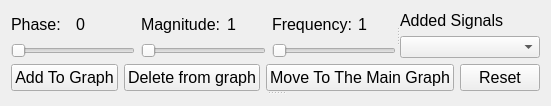
      <widget class="QWidget" name="tab_2">
       <attribute name="title">
        <string>Tab 2</string>
       </attribute>
       <layout class="QVBoxLayout" name="verticalLayout_13">
        <item>
         <widget class="QSplitter" name="splitter_6">
          <property name="orientation">
           <enum>Qt::Vertical</enum>
          </property>
          <widget class="QWidget" name="layoutWidget">
           <layout class="QVBoxLayout" name="verticalLayout_12">
            <item>
             <widget class="QSplitter" name="splitter_3">
              <property name="orientation">
               <enum>Qt::Horizontal</enum>
              </property>
              <widget class="QWidget" name="layoutWidget">
               <layout class="QHBoxLayout" name="horizontalLayout_6">
                <item>
                 <layout class="QVBoxLayout" name="verticalLayout_6">
                  <item>
                   <layout class="QHBoxLayout" name="horizontalLayout_3">
                    <item>
                     <widget class="QLabel" name="label_13">
                      <property name="font">
                       <font>
                        <pointsize>12</pointsize>
                        <weight>50</weight>
                        <italic>false</italic>
                        <bold>false</bold>
                       </font>
                      </property>
                      <property name="text">
                       <string>Phase:</string>
                      </property>
                     </widget>
                    </item>
                    <item>
                     <widget class="QLabel" name="phase_label">
                      <property name="font">
                       <font>
                        <pointsize>12</pointsize>
                        <weight>50</weight>
                        <italic>false</italic>
                        <bold>false</bold>
                       </font>
                      </property>
                      <property name="text">
                       <string>0</string>
                      </property>
                     </widget>
                    </item>
                   </layout>
                  </item>
                  <item>
                   <widget class="QSlider" name="phaseslider">
                    <property name="orientation">
                     <enum>Qt::Horizontal</enum>
                    </property>
                   </widget>
                  </item>
                 </layout>
                </item>
                <item>
                 <layout class="QVBoxLayout" name="verticalLayout_5">
                  <item>
                   <layout class="QHBoxLayout" name="horizontalLayout_2">
                    <item>
                     <widget class="QLabel" name="label_12">
                      <property name="font">
                       <font>
                        <pointsize>12</pointsize>
                        <weight>50</weight>
                        <italic>false</italic>
                        <bold>false</bold>
                       </font>
                      </property>
                      <property name="text">
                       <string>Magnitude:</string>
                      </property>
                     </widget>
                    </item>
                    <item>
                     <widget class="QLabel" name="mag_label">
                      <property name="font">
                       <font>
                        <pointsize>12</pointsize>
                        <weight>50</weight>
                        <italic>false</italic>
                        <bold>false</bold>
                       </font>
                      </property>
                      <property name="text">
                       <string>1</string>
                      </property>
                     </widget>
                    </item>
                   </layout>
                  </item>
                  <item>
                   <widget class="QSlider" name="magslider">
                    <property name="orientation">
                     <enum>Qt::Horizontal</enum>
                    </property>
                   </widget>
                  </item>
                 </layout>
                </item>
                <item>
                 <layout class="QVBoxLayout" name="verticalLayout_4">
                  <item>
                   <layout class="QHBoxLayout" name="horizontalLayout">
                    <item>
                     <widget class="QLabel" name="label_11">
                      <property name="font">
                       <font>
                        <pointsize>12</pointsize>
                        <weight>50</weight>
                        <italic>false</italic>
                        <bold>false</bold>
                       </font>
                      </property>
                      <property name="text">
                       <string>Frequency:</string>
                      </property>
                     </widget>
                    </item>
                    <item>
                     <widget class="QLabel" name="freq_label">
                      <property name="font">
                       <font>
                        <pointsize>12</pointsize>
                        <weight>50</weight>
                        <italic>false</italic>
                        <bold>false</bold>
                       </font>
                      </property>
                      <property name="text">
                       <string>1</string>
                      </property>
                     </widget>
                    </item>
                   </layout>
                  </item>
                  <item>
                   <widget class="QSlider" name="freqslider">
                    <property name="orientation">
                     <enum>Qt::Horizontal</enum>
                    </property>
                   </widget>
                  </item>
                 </layout>
                </item>
               </layout>
              </widget>
              <widget class="QSplitter" name="splitter_2">
               <property name="orientation">
                <enum>Qt::Horizontal</enum>
               </property>
               <widget class="QWidget" name="layoutWidget">
                <layout class="QVBoxLayout" name="verticalLayout_3">
                 <item>
                  <widget class="QLabel" name="label_14">
                   <property name="font">
                    <font>
                     <pointsize>12</pointsize>
                     <weight>50</weight>
                     <italic>false</italic>
                     <bold>false</bold>
                    </font>
                   </property>
                   <property name="text">
                    <string>Added Signals</string>
                   </property>
                  </widget>
                 </item>
                 <item>
                  <widget class="QComboBox" name="added_signals_box">
                   <property name="font">
                    <font>
                     <pointsize>9</pointsize>
                    </font>
                   </property>
                  </widget>
                 </item>
                </layout>
               </widget>
              </widget>
             </widget>
            </item>
            <item>
             <layout class="QHBoxLayout" name="horizontalLayout_7">
              <item>
               <widget class="QPushButton" name="draw_button">
                <property name="font">
                 <font>
                  <pointsize>12</pointsize>
                  <weight>50</weight>
                  <italic>false</italic>
                  <bold>false</bold>
                 </font>
                </property>
                <property name="text">
                 <string>Add To Graph</string>
                </property>
               </widget>
              </item>
              <item>
               <widget class="QPushButton" name="delete_from_graph">
                <property name="font">
                 <font>
                  <pointsize>12</pointsize>
                  <weight>50</weight>
                  <italic>false</italic>
                  <bold>false</bold>
                 </font>
                </property>
                <property name="text">
                 <string>Delete from graph</string>
                </property>
               </widget>
              </item>
              <item>
               <widget class="QPushButton" name="move_to_main">
                <property name="font">
                 <font>
                  <pointsize>12</pointsize>
                  <weight>50</weight>
                  <italic>false</italic>
                  <bold>false</bold>
                 </font>
                </property>
                <property name="text">
                 <string>Move To The Main Graph</string>
                </property>
               </widget>
              </item>
              <item>
               <widget class="QPushButton" name="reset_button">
                <property name="font">
                 <font>
                  <pointsize>12</pointsize>
                  <weight>50</weight>
                  <italic>false</italic>
                  <bold>false</bold>
                 </font>
                </property>
                <property name="text">
                 <string>Reset</string>
                </property>
               </widget>
              </item>
             </layout>
            </item>
           </layout>
          </widget>
          <widget class="QWidget" name="verticalLayoutWidget">
           <layout class="QVBoxLayout" name="BasisFunctionLayout"/>
          </widget>
         </widget>
        </item>
       </layout>
      </widget>
